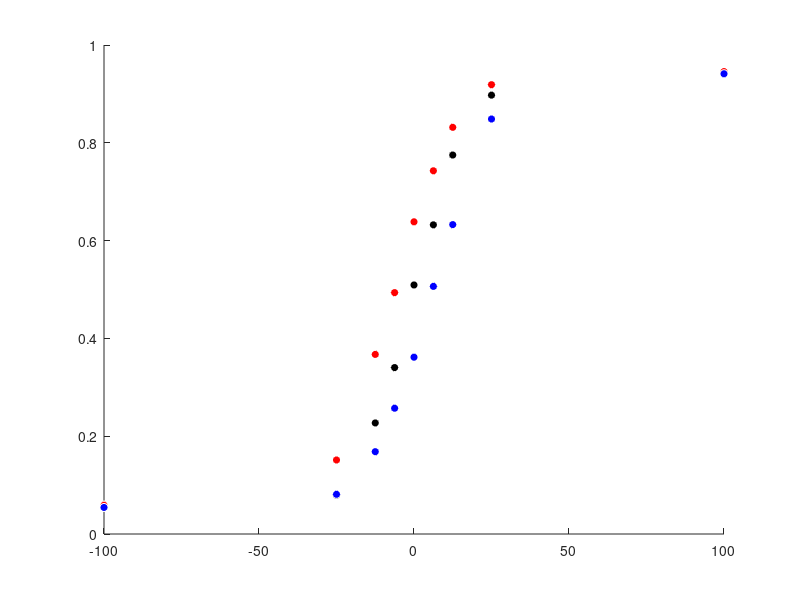

This chart was generated by the following MATLAB code:
%% IBL Task d' Simulation
% Nick and I discussed on 1/21/20 how to interpret the d' changes from the
% IBL behavior paper (link:
% https://www.biorxiv.org/content/10.1101/2020.01.17.909838v2.full.pdf)
%
% The mice in the paper are incorporating a biased prior (80:20 L:R or vice
% versa) into their responses. The result of this is a horizontal shift in
% their psychometric functions. What kinds of models of behavior could
% explain this?
%
% A) Mice have a (relatively) high lapse rate, perhaps when lapsing they are now biased
% to guess R>L or vice versa. Does this explain the data?
% B) Mice correctly incorporate the prior trial by trial by shifting
% attention to one side, making it more likely that they will get that side
% right but less likely that they will get the other side right.
% C) Mice are biased in a contrast-dependent manner, where when the task is
% more difficult they are more likely to use the prior than when the task
% is hard.

%% Null: Basic d' model

% possible values of contrast
cvals = [0 6.25 12.5 25 100];
% bias, i.e. how often the target is on the right side
bias = 0.5;
% noise
noise = 10;
% lapse rate
lapse = 0.1;
% number of trials
n = 10000;

% COLUMNS OF DATA
%   1     2        3      4      5     6       7        8      9
% CVAL   LCON    RCON   L+noi  R+noi  choice correct  corrR  delta
data = zeros(n,9);

% do a loop for clarity
for i = 1:n
    C = cvals(randi(length(cvals)));
    clear L R 
    corrR = rand<bias;
    if corrR
        R = C; L = 0;
    else
        L = C; R = 0;
    end
    
    % generate randn based on the signals and choose a side
    Lv = L+randn*noise;
    Rv = R+randn*noise;
    
    choice = Rv>Lv;
    if rand<lapse % lapse (guess)
        choice = rand<0.5;
    end
    corr = corrR==choice;
    
    data(i,:) = [C L R Lv Rv choice corr corrR R-L];
end

% plotting

% get the proportion in each cval group of choices to the right (mean of
% column 6)
udeltas = unique(data(:,9));
rvals = zeros(1,length(udeltas));
for ui = 1:length(udeltas)
    data_ = data(data(:,9)==udeltas(ui),:);
    rvals(ui) = mean(data_(:,6));
end

% save the data
null = struct;
null.uvals = udeltas;
null.rvals = rvals;

%% A Lapse bias: High lapse rate, guess according to perfect prior

% possible values of contrast
cvals = [0 6.25 12.5 25 100];
% bias, i.e. how often the target is on the right side
bias = 0.8;
% noise
noise = 10;
% lapse rate
lapse = 0.10;
% number of trials
n = 10000;

% COLUMNS OF DATA
%   1     2        3      4      5     6       7        8      9
% CVAL   LCON    RCON   L+noi  R+noi  choice correct  corrR  delta
data = zeros(n,9);

% do a loop for clarity
for i = 1:n
    C = cvals(randi(length(cvals)));
    clear L R 
    corrR = rand<bias;
    if corrR
        R = C; L = 0;
    else
        L = C; R = 0;
    end
    
    % generate randn based on the signals and choose a side
    Lv = L+randn*noise;
    Rv = R+randn*noise;
    
    choice = Rv>Lv;
    if rand<lapse % lapse (guess according to prior)
        choice = rand<bias;
    end
    corr = corrR==choice;
    
    data(i,:) = [C L R Lv Rv choice corr corrR R-L];
end

% plotting

% get the proportion in each cval group of choices to the right (mean of
% column 6)
udeltas = unique(data(:,9));
rvals = zeros(1,length(udeltas));
for ui = 1:length(udeltas)
    data_ = data(data(:,9)==udeltas(ui),:);
    rvals(ui) = mean(data_(:,6));
end

% save the data
lbias = struct;
lbias.uvals = udeltas;
lbias.rvals = rvals;

%% C Contrast-dependent bias: guess when confused

% possible values of contrast
cvals = [0 6.25 12.5 25 100];
% bias, i.e. how often the target is on the right side
bias = 0.8;
% noise
noise = 10;
% lapse rate
lapse = 0.1;
% number of trials
n = 10000;

% COLUMNS OF DATA
%   1     2        3      4      5     6       7        8      9
% CVAL   LCON    RCON   L+noi  R+noi  choice correct  corrR  delta
data = zeros(n,9);

% do a loop for clarity
for i = 1:n
    C = cvals(randi(length(cvals)));
    clear L R 
    corrR = rand<bias;
    if corrR
        R = C; L = 0;
    else
        L = C; R = 0;
    end
    
    % generate randn based on the signals and choose a side
    Lv = L+randn*noise;
    Rv = R+randn*noise;
    
    choice = Rv>Lv;
    
    if abs(Rv-Lv)<(noise*1)
        % if the decision was "hard", then use the prior
        choice = rand<bias;
    end
    
    if rand<lapse % lapse (guess randomly)
        choice = rand<0.5;
    end
    
    corr = corrR==choice;
    
    data(i,:) = [C L R Lv Rv choice corr corrR R-L];
end

% plotting

% get the proportion in each cval group of choices to the right (mean of
% column 6)
udeltas = unique(data(:,9));
rvals = zeros(1,length(udeltas));
for ui = 1:length(udeltas)
    data_ = data(data(:,9)==udeltas(ui),:);
    rvals(ui) = mean(data_(:,6));
end

% save the data
cdep = struct;
cdep.uvals = udeltas;
cdep.rvals = rvals;

%% Plotting

h = figure; hold on

plot(null.uvals,null.rvals,'o','MarkerFaceColor','k','MarkerEdgeColor','w');

% plot(lbias.uvals,lbias.rvals,'o','MarkerFaceColor','r','MarkerEdgeColor','w');

plot(cdep.uvals,cdep.rvals,'o','MarkerFaceColor','r','MarkerEdgeColor','w');
% invert this in blue, to match the IBL paper
plot(-fliplr(cdep.uvals),1-cdep.rvals,'o','MarkerFaceColor','b','MarkerEdgeColor','w');